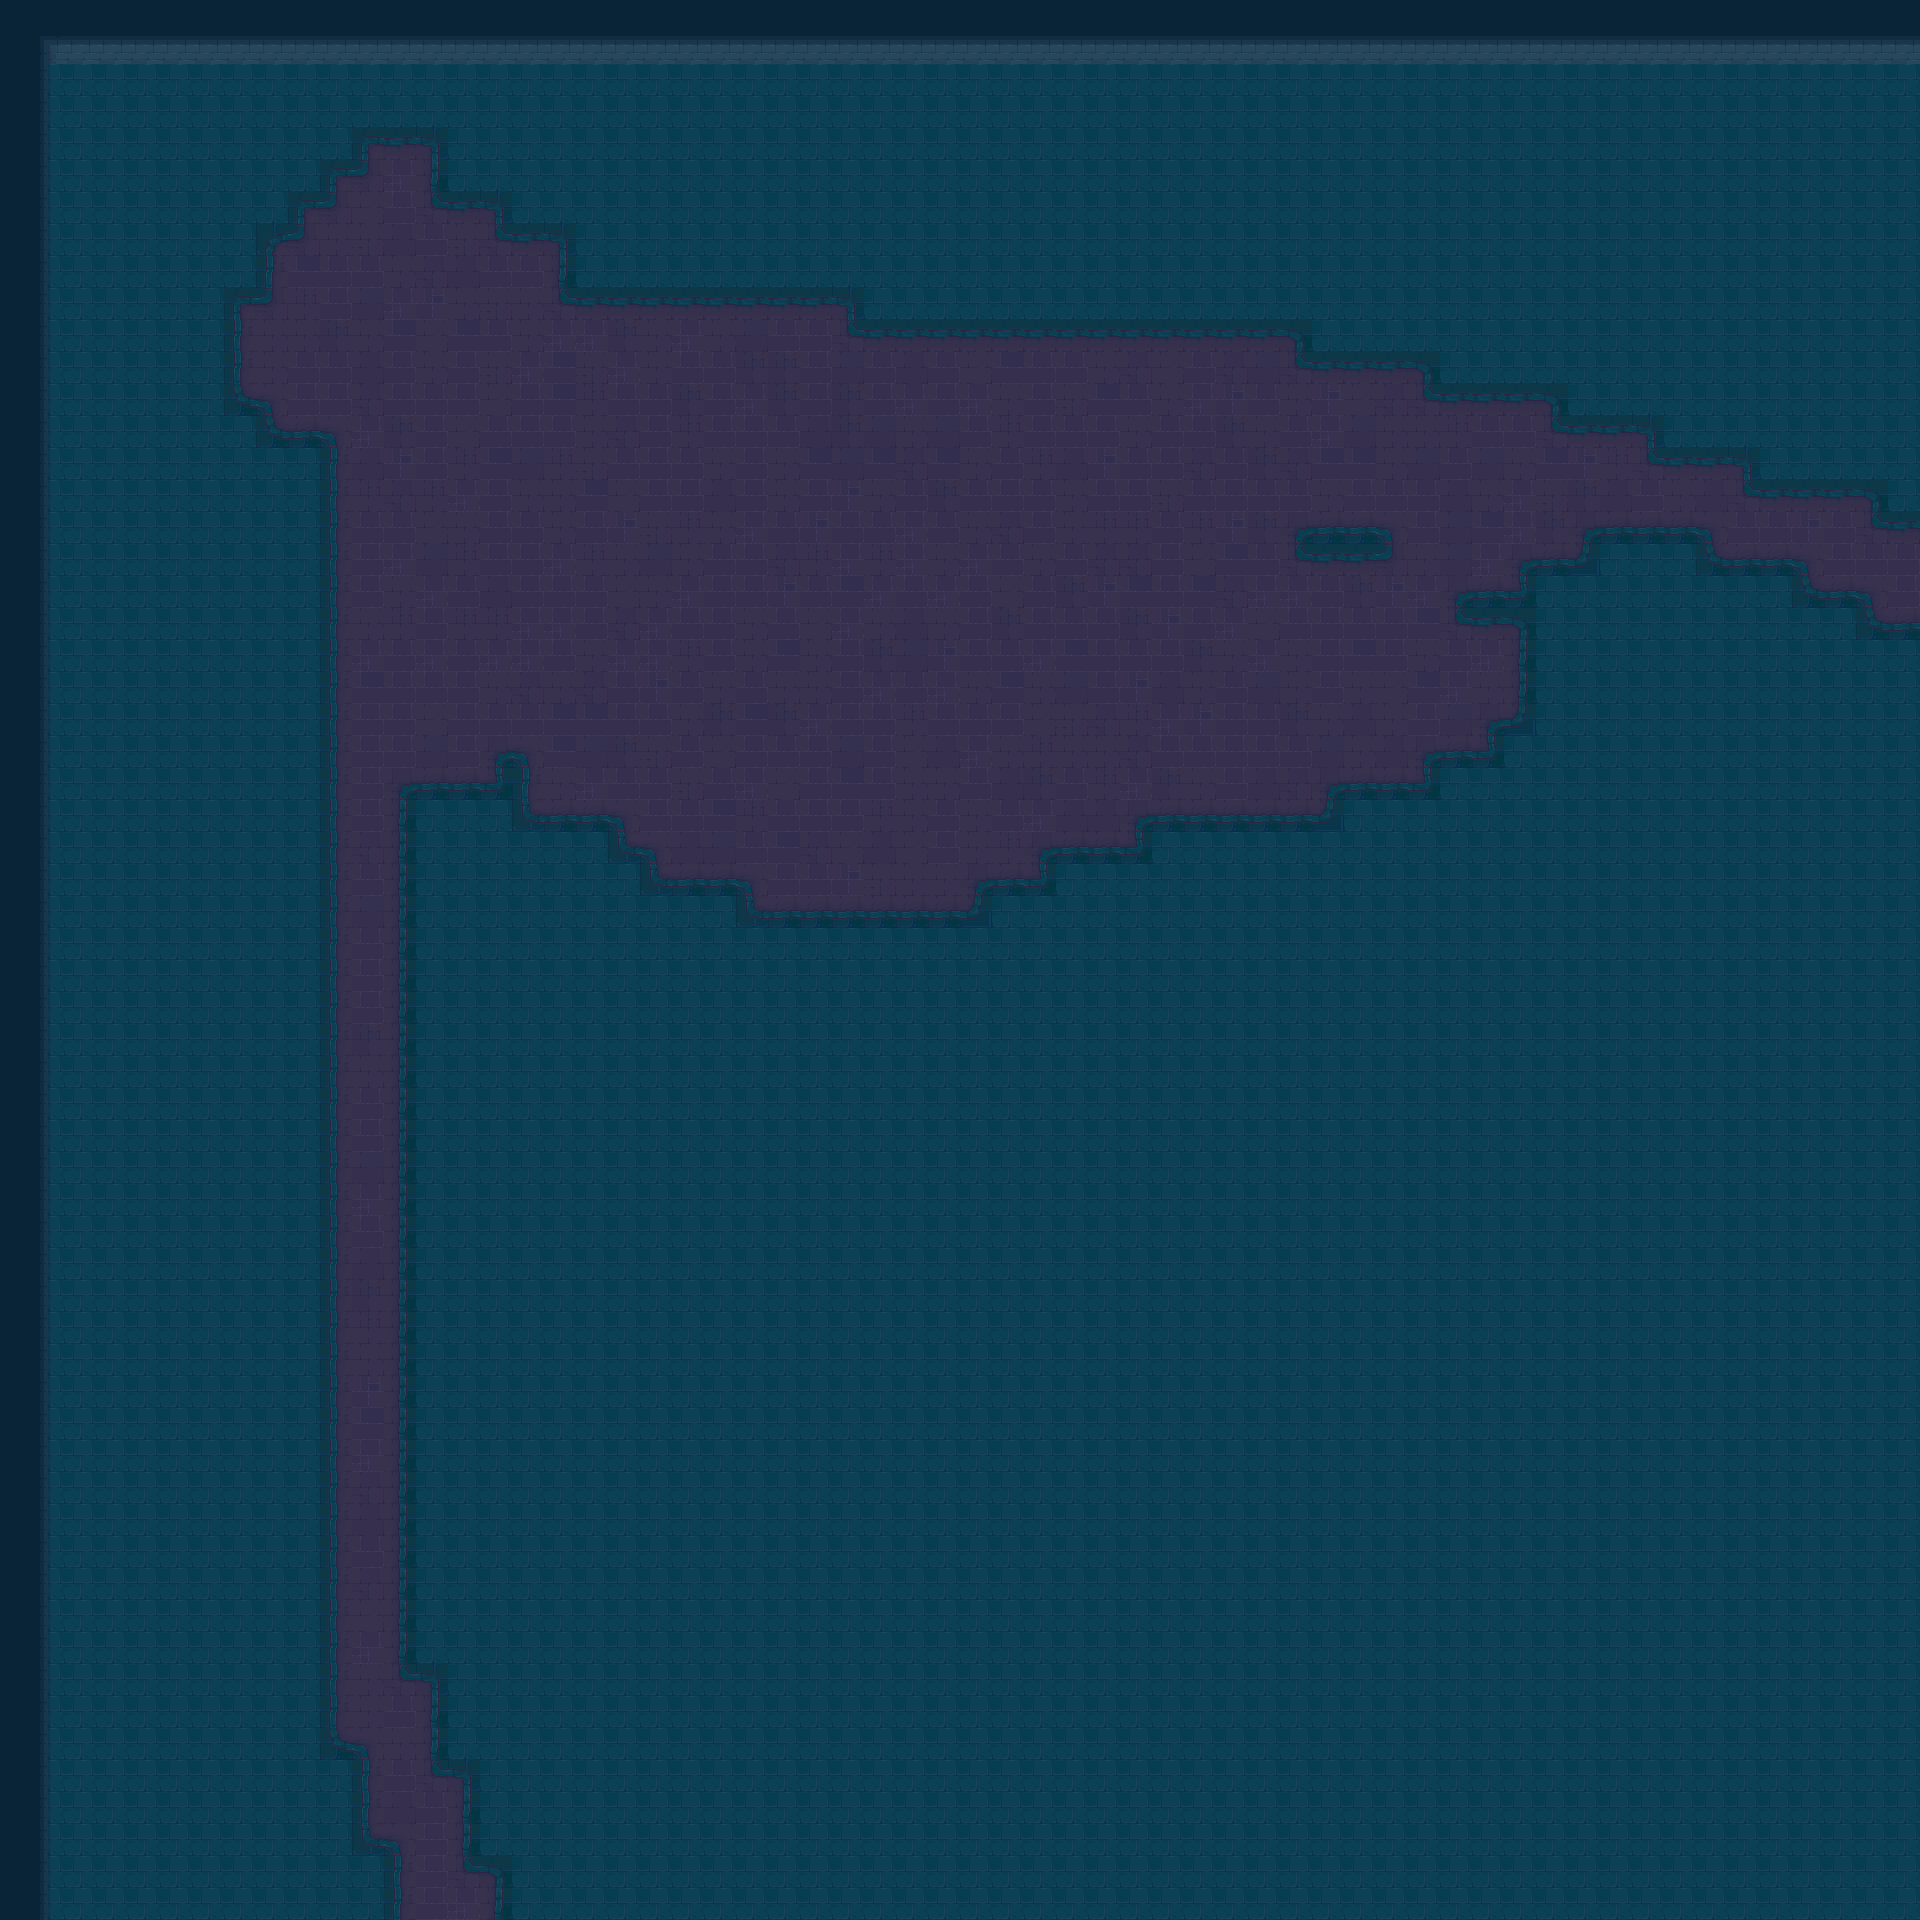

Below is a game level as drawn by its tile map, then a one-line description and the .tmx that defines it (tile-layer data replaced by summaries):
An orthogonal 60x60 tile map with 32x32 px tiles, 2 tile layers (Tile Layer 1, Tile Layer 2), 2 tilesets.

<map version="1.8" tiledversion="1.8.2" orientation="orthogonal" renderorder="right-down" width="60" height="60" tilewidth="32" tileheight="32" infinite="0" nextlayerid="3" nextobjectid="1">
 <tileset firstgid="1" source="Tiled Map Editor/Tileset-Terrain.tsx" />
 <tileset firstgid="2401" source="Tiled Map Editor/Tileset-wall-1.tsx" />
 <layer id="1" name="Tile Layer 1" width="60" height="60">
  <data>[3600 cells, 3600 non-empty, 1 distinct tile ids]</data>
 </layer>
 <layer id="2" name="Tile Layer 2" width="60" height="60">
  <data>[3600 cells, 1084 non-empty, 36 distinct tile ids]</data>
 </layer>
</map>
